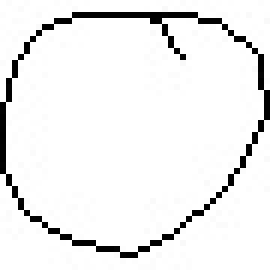
#> input picture train_images/0/0_54236.jpg, 45 x 45 px (shown 6 times larger); its folder holds 4 pictures in this run
$ jupyter execute --allow-errors Data_extraction.ipynb
#> lines starting #> are read from the running program, lines starting #| are printed output that depends on the picture; after the words box and inside, x2 and y2 are one past the last pixel; in counts of white or black regions, pixels touching at a corner belong together
[cell 1]
import numpy as np
import cv2
from PIL import Image
import os
from os import listdir
from os.path import isfile, join
import pandas as pd

[cell 2]
def load_images_from_folder(folder):
    train_data=[]
    for filename in os.listdir(folder):
        img = cv2.imread(os.path.join(folder,filename),cv2.IMREAD_GRAYSCALE)
        img=~img
        if img is not None:
            ret,thresh=cv2.threshold(img,127,255,cv2.THRESH_BINARY)

            ctrs,ret=cv2.findContours(thresh,cv2.RETR_EXTERNAL,cv2.CHAIN_APPROX_NONE)
            cnt=sorted(ctrs, key=lambda ctr: cv2.boundingRect(ctr)[0])
            w=int(28)
            h=int(28)
            maxi=0
            for c in cnt:
                x,y,w,h=cv2.boundingRect(c)
                maxi=max(w*h,maxi)
                if maxi==w*h:
                    x_max=x
                    y_max=y
                    w_max=w
                    h_max=h
            im_crop= thresh[y_max:y_max+h_max+10, x_max:x_max+w_max+10]
            im_resize = cv2.resize(im_crop,(28,28))
            im_resize=np.reshape(im_resize,(784,1))
            train_data.append(im_resize)
    return train_data

[cell 3]
data=[]

#> (a cell that did not finish here is left out)


for i in range(0,len(data)):
    data[i]=np.append(data[i],['10'])

print(len(data))
print(len(data[0]))

#> (a cell that did not finish here is left out)


for i in range(0,len(data11)):
    data11[i]=np.append(data11[i],['11'])
data=np.concatenate((data,data11))
print(len(data))

[cell 6]
data0=load_images_from_folder('train_images/0')
#> call 3 of load_images_from_folder, with folder = 'train_images/0'
#> in load_images_from_folder, img is the input picture: shape (45, 45); min 0, max 255, mean 238.3
#> in load_images_from_folder (call 3), `img=~img`:
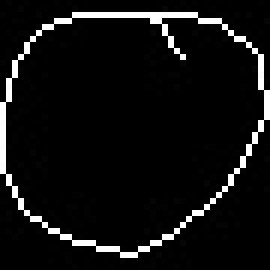
#> img: shape (45, 45) (shown 6 times larger); min 0, max 255, mean 16.7
#> in load_images_from_folder (call 3), `ret,thresh=cv2.threshold(img,127,255,cv2.THRESH_BINARY)`: thresh: shape (45, 45); 6.4% white in thin lines or dots
#> in load_images_from_folder (call 3), `ctrs,ret=cv2.findContours(thresh,cv2.RETR_EXTERNAL,cv2.CHAIN_APPROX_NO..`: ctrs = 1 contour; box (x1, y1, x2, y2) and area: (0, 2, 45, 43) 1381; ret = [[-1, -1, -1, -1]]
#> in load_images_from_folder (call 3), `cnt=sorted(ctrs, key=lambda ctr: cv2.boundingRect(ctr)[0])`: cnt has the same summary as ctrs
#> the loop in load_images_from_folder (call 3), `for c in cnt:` made 1 pass
#> (x, y, w, h, maxi, x_max, y_max, w_max) on pass 1: (0, 2, 45, 41, 1845, 0, 2, 45)
#> in load_images_from_folder (call 3), `im_crop= thresh[y_max:y_max+h_max+10, x_max:x_max+w_max+10]`:
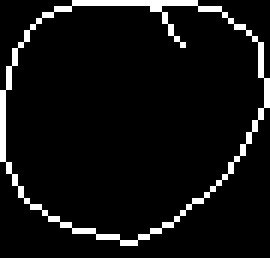
#> im_crop: shape (43, 45) (shown 6 times larger); 6.7% white in thin lines or dots
#> in load_images_from_folder (call 3), `im_resize = cv2.resize(im_crop,(28,28))`:
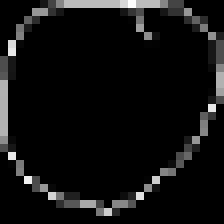
#> im_resize: shape (28, 28) (shown 8 times larger); min 0, max 254, mean 16.8
#> in load_images_from_folder (call 3), `im_resize=np.reshape(im_resize,(784,1))`: im_resize = 784 values, max 254 at index 16, min 0 at index 0, mean 16.8
#> pass 2 of the loop in load_images_from_folder, `for filename in os.listdir(folder):`:
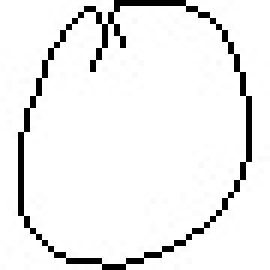
#> input picture train_images/0/exp10368.jpg, 45 x 45 px (shown 6 times larger)
#> in load_images_from_folder, img is the input picture: shape (45, 45); min 0, max 255, mean 237.7
#> thresh: shape (45, 45); 6.7% white in thin lines or dots, all inside (x1, y1, x2, y2) = (3, 0, 42, 45)
#> ctrs = 1 contour; box (x1, y1, x2, y2) and area: (3, 0, 42, 45) 1336
#> cnt has the same summary as ctrs
#> the loop in load_images_from_folder (call 3), `for c in cnt:` made 1 pass
#> (x, y, w, h, maxi, x_max, y_max, w_max) on pass 1: (3, 0, 39, 45, 1755, 3, 0, 39)
#> in load_images_from_folder (call 3), `im_crop= thresh[y_max:y_max+h_max+10, x_max:x_max+w_max+10]`:
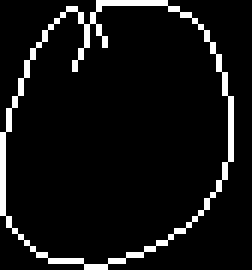
#> im_crop: shape (45, 42) (shown 6 times larger); 7.1% white in thin lines or dots
#> in load_images_from_folder (call 3), `im_resize = cv2.resize(im_crop,(28,28))`:
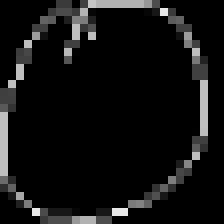
#> im_resize: shape (28, 28) (shown 8 times larger); min 0, max 232, mean 18
#> in load_images_from_folder (call 3), `im_resize=np.reshape(im_resize,(784,1))`: im_resize = 784 values, max 232 at index 48, min 0 at index 0, mean 17.95
#> pass 3 of the loop in load_images_from_folder, `for filename in os.listdir(folder):`:
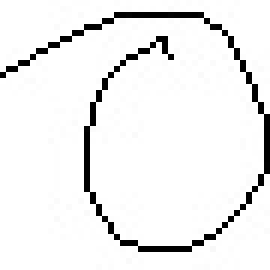
#> input picture train_images/0/exp15132.jpg, 45 x 45 px (shown 6 times larger)
#> in load_images_from_folder, img is the input picture: shape (45, 45); min 0, max 255, mean 238.7
#> thresh: shape (45, 45); 6.3% white in thin lines or dots, all inside (x1, y1, x2, y2) = (0, 2, 45, 42)
#> ctrs = 1 contour, all with area under 20
#> the loop in load_images_from_folder (call 3), `for c in cnt:` made 1 pass
#> (x, y, w, h, maxi, x_max, y_max, w_max) on pass 1: (0, 2, 45, 40, 1800, 0, 2, 45)
#> in load_images_from_folder (call 3), `im_crop= thresh[y_max:y_max+h_max+10, x_max:x_max+w_max+10]`:
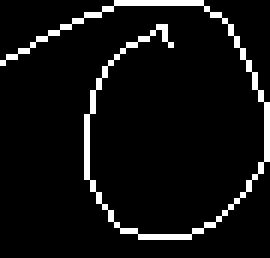
#> im_crop: shape (43, 45) (shown 6 times larger); 6.6% white in thin lines or dots
#> in load_images_from_folder (call 3), `im_resize = cv2.resize(im_crop,(28,28))`:
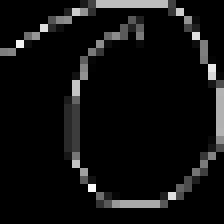
#> im_resize: shape (28, 28) (shown 8 times larger); min 0, max 250, mean 16.1
#> in load_images_from_folder (call 3), `im_resize=np.reshape(im_resize,(784,1))`: im_resize = 784 values, max 250 at index 655, min 0 at index 0, mean 16.15
#> the loop made 4 passes; the first 3 are shown
for i in range(0,len(data0)):
    data0[i]=np.append(data0[i],['0'])
#> (the rest of this cell did not finish here and is left out)

#> (a cell that did not finish here is left out)
